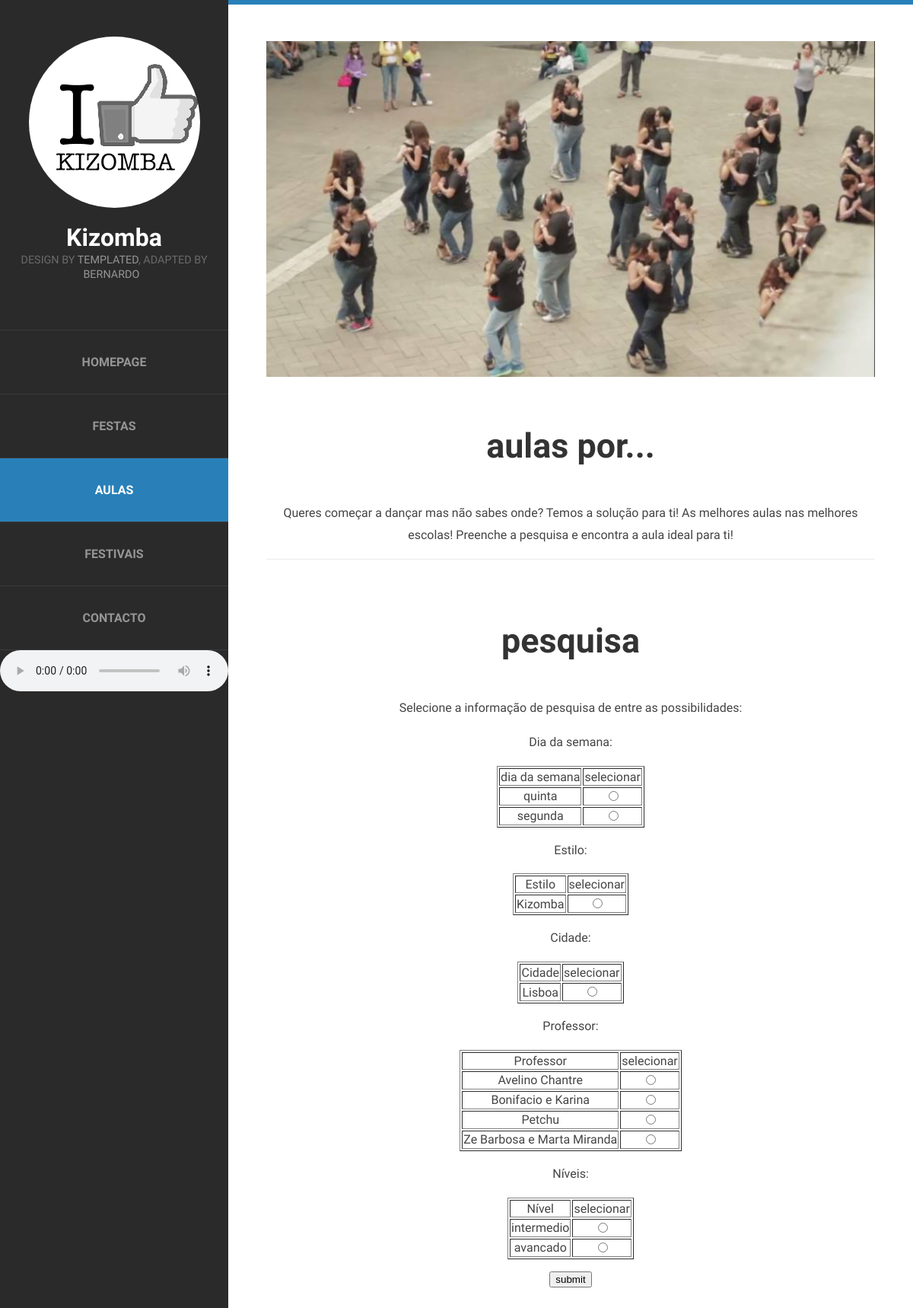
Screenshot of /aulas.php with the database file from the repository.
### tables this page shows
create table Professor(
	nome varchar(255),
	pais varchar(255),
	estilo varchar(255),
	primary key(nome),
	foreign key(nome) references Pessoa(nome));

### web/aulas.php (the view, shortened to what this page needs)
<!DOCTYPE html PUBLIC "-//W3C//DTD XHTML 1.0 Strict//EN" "http://www.w3.org/TR/xhtml1/DTD/xhtml1-strict.dtd">
<html xmlns="http://www.w3.org/1999/xhtml">
<head>
<link href="default.css" rel="stylesheet" type="text/css" media="all" />
<link href="fonts.css" rel="stylesheet" type="text/css" media="all" />
</head>
<body>
<div id="page" class="container">
	<div id="header">
		<div id="logo">
			<img src="images.png" alt="" />
			<h1><a href="#">Kizomba</a></h1>
			<span>Design by <a href="http://templated.co" rel="nofollow">TEMPLATED</a>, adapted by <a href="https://pt.linkedin.com/in/bernardo-gomes-759391b5" rel="nofollow">Bernardo</a></span>
		</div>
		<div id="menu">
			<ul>
				<li><a href="index.php" accesskey="1" title="">Homepage</a></li>
				<li><a href="festas.php" accesskey="2" title="">Festas</a></li>
				<li class="current_page_item"><a href="aulas.php" accesskey="3" title="">Aulas</a></li>
				<li><a href="festivais.php" accesskey="4" title="">Festivais</a></li>
				<li><a href="contact.html" accesskey="5" title="">Contacto</a></li>
				<li>
					<audio controls>
						<source src="my_plylist.mp3" type="audio/mpeg">
					</audio>
				</li>
			</ul>
		</div>
	</div>
	<div id="main">
		<div id="banner">
			<img src="flashmob.jpg" alt="" class="image-full" />
		</div>
		<div id="welcome">
			<div class="title">
				<h2>Aulas por...</h2>
			</div>
			<p>Queres começar a dançar mas não sabes onde? Temos a solução para ti! As melhores aulas nas melhores escolas! Preenche a pesquisa e encontra a aula ideal para ti!</p>
		</div>
		<div id="featured">
			<div class="title">
				<h2>Pesquisa</h2>
			</div>
				<form action="aulas_result.php">
					<p>Selecione a informação de pesquisa de entre as possibilidades:</p>
					<p>Dia da semana:</p>
					<?php
						$host = "db.ist.utl.pt";
						$user = "ist175573";
						$pass = "swex6595";
						$dsn = "mysql:host=$host;dbname=$user";
						try
						{
							$connection = new PDO($dsn, $user, $pass);
						}
						catch(PDOException $exception)
						{
							echo("<p>Error: ");
							echo($exception->getMessage());
							echo("</p>");
							exit();
						}
						$sql="select distinct dia_semana from aula;";
						$result = $connection->query($sql);
						echo("<table border=\"1\" align=\"center\">");
						echo("<tr><td>dia da semana</td><td>selecionar</td></tr>");
						foreach($result as $row)
						{
							echo("<tr><td>");
							echo($row['dia_semana']);
							echo("</td><td>");
							$numb=$row['dia_semana'];
							echo("<input type=\"radio\" name=\"dia_semana\" value=\"$numb\" />");
							echo("</td></tr>");
						}
						echo("</table>");
						echo("<p>Estilo:</p>");
						$sql="select distinct estilo from aula;";
						$result = $connection->query($sql);
						echo("<table border=\"1\" align=\"center\">");
						echo("<tr><td>Estilo</td><td>selecionar</td></tr>");
						foreach($result as $row)
						{
							echo("<tr><td>");
							echo($row['estilo']);
							echo("</td><td>");
							$numb=$row['estilo'];
							echo("<input type=\"radio\" name=\"estilo\" value=\"$numb\" />");
							echo("</td></tr>");
						}
						echo("</table>");
						echo("<p>Cidade:</p>");
						$sql="select distinct cidade from Escola_danca;";
						$result = $connection->query($sql);
						echo("<table border=\"1\" align=\"center\">");
						echo("<tr><td>Cidade</td><td>selecionar</td></tr>");
						foreach($result as $row)
						{
							echo("<tr><td>");
							echo($row['cidade']);
							echo("</td><td>");
							$numb=$row['cidade'];
							echo("<input type=\"radio\" name=\"local\" value=\"$numb\" />");
							echo("</td></tr>");
						}
						echo("</table>");
						echo("<p>Professor:</p>");
						$sql="select distinct nome from Professor;";
						$result = $connection->query($sql);
						echo("<table border=\"1\" align=\"center\">");
						echo("<tr><td>Professor</td><td>selecionar</td></tr>");
						foreach($result as $row)
						{
							echo("<tr><td>");
							echo($row['nome']);
							echo("</td><td>");
							$numb=$row['nome'];
							echo("<input type=\"radio\" name=\"prof\" value=\"$numb\" />");
							echo("</td></tr>");
						}
						echo("</table>");
						echo("<p>Níveis:</p>");
						$sql="select distinct nivel from aula;";
						$result = $connection->query($sql);
						echo("<table border=\"1\" align=\"center\">");
						echo("<tr><td>Nível</td><td>selecionar</td></tr>");
						foreach($result as $row)
						{
							echo("<tr><td>");
							echo($row['nivel']);
							echo("</td><td>");
							$numb=$row['nivel'];
							echo("<input type=\"radio\" name=\"nivel\" value=\"$numb\" />");
							echo("</td></tr>");
						}
						echo("</table>");
					?>
					<input type="submit" name="submit" value="submit" />
				</form>
			</div>
		</div>
	</div>
</body>
</html>

### web/default.css (style rules this page uses)
html, body { height: 100%; }
body { margin: 0px; padding: 0px; background: #202020; font-family: 'Source Sans Pro', sans-serif; font-size: 12pt; font-weight: 300; color: #444444; }
h1, h2, h3 { margin: 0; padding: 0; font-weight: 600; color: #333333; }
p, ol, ul { margin-top: 0; }
ol, ul { padding: 0; list-style: none; }
p { line-height: 180%; }
a { color: #2980b9; }
.container { overflow: hidden; margin: 0em auto; width: 1200px; }
.image-full { display: block; width: 100%; margin: 0 0 2em 0; }
.box1, .box2, .box3, { float: left; margin-right: 20px; }
.boxA, .boxB, { float: left; margin-right: 20px; }
.title { margin-bottom: 3em; }
.title h2 { text-transform: lowercase; font-size: 2.8em; }
#header { position: relative; float: left; width: 300px; padding: 3em 0em; }
#logo { text-align: center; margin-bottom: 4em; }
#logo h1 { display: block; }
#logo a { text-decoration: none; color: #FFF; }
#logo span { padding-right: 0.5em; text-transform: uppercase; font-size: 0.90em; color: rgba(255,255,255,0.3); }
#logo span a { color: rgba(255,255,255,0.5); }
#logo img { display: inline-block; margin-bottom: 1em; border-radius: 50%; }
#menu li { border-top: 1px solid rgba(255,255,255,0.08); }
#menu li a, #menu li span { display: block; padding: 2em 1.5em; text-align: center; text-decoration: none; text-transform: uppercase; font-weight: 700; color: rgba(255,255,255,0.5); }
#menu .current_page_item a { background: #2980b9; color: rgba(255,255,255,1); }
#banner { margin-bottom: 4em; }
#page { background: #2a2a2a; }
#main { overflow: hidden; float: right; width: 800px; padding: 3em 50px 5em 50px; background: #FFF; border-top: 6px solid #2980b9; text-align: center; }
#featured { overflow: hidden; margin-bottom: 3em; padding-top: 5em; border-top: 1px solid rgba(0,0,0,0.08); }

### rows the page displays
professor: nome "Avelino Chantre"
professor: nome "Bonifacio e Karina"
professor: nome "Petchu"
professor: nome "Ze Barbosa e Marta Miranda"

### other values shown
$row['dia_semana'] "quinta"
$row['dia_semana'] "segunda"
$row['estilo'] "Kizomba"
$row['cidade'] "Lisboa"
$row['nivel'] "intermedio"
$row['nivel'] "avancado"
